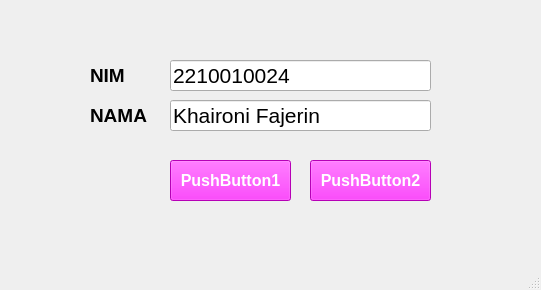
<?xml version="1.0" encoding="UTF-8"?>
<ui version="4.0">
 <class>MainWindow</class>
 <widget class="QMainWindow" name="MainWindow">
  <property name="geometry">
   <rect>
    <x>0</x>
    <y>0</y>
    <width>541</width>
    <height>290</height>
   </rect>
  </property>
  <property name="windowTitle">
   <string>MainWindow</string>
  </property>
  <widget class="QWidget" name="centralwidget">
   <widget class="QLabel" name="label">
    <property name="geometry">
     <rect>
      <x>90</x>
      <y>60</y>
      <width>81</width>
      <height>31</height>
     </rect>
    </property>
    <property name="font">
     <font>
      <pointsize>14</pointsize>
      <weight>75</weight>
      <bold>true</bold>
     </font>
    </property>
    <property name="text">
     <string>NIM</string>
    </property>
   </widget>
   <widget class="QLabel" name="label_2">
    <property name="geometry">
     <rect>
      <x>90</x>
      <y>100</y>
      <width>81</width>
      <height>31</height>
     </rect>
    </property>
    <property name="font">
     <font>
      <pointsize>14</pointsize>
      <weight>75</weight>
      <bold>true</bold>
     </font>
    </property>
    <property name="text">
     <string>NAMA</string>
    </property>
   </widget>
   <widget class="QLineEdit" name="lineEdit">
    <property name="geometry">
     <rect>
      <x>170</x>
      <y>60</y>
      <width>261</width>
      <height>31</height>
     </rect>
    </property>
    <property name="font">
     <font>
      <pointsize>16</pointsize>
     </font>
    </property>
    <property name="text">
     <string>2210010024</string>
    </property>
   </widget>
   <widget class="QLineEdit" name="lineEdit_2">
    <property name="geometry">
     <rect>
      <x>170</x>
      <y>100</y>
      <width>261</width>
      <height>31</height>
     </rect>
    </property>
    <property name="font">
     <font>
      <pointsize>16</pointsize>
     </font>
    </property>
    <property name="text">
     <string>Khaironi Fajerin</string>
    </property>
   </widget>
   <widget class="QPushButton" name="pushButton">
    <property name="geometry">
     <rect>
      <x>170</x>
      <y>160</y>
      <width>121</width>
      <height>41</height>
     </rect>
    </property>
    <property name="font">
     <font>
      <pointsize>12</pointsize>
      <weight>75</weight>
      <bold>true</bold>
     </font>
    </property>
    <property name="styleSheet">
     <string notr="true">background-color:#ff00ff ;color:white</string>
    </property>
    <property name="text">
     <string>PushButton1</string>
    </property>
   </widget>
   <widget class="QPushButton" name="pushButton_2">
    <property name="geometry">
     <rect>
      <x>310</x>
      <y>160</y>
      <width>121</width>
      <height>41</height>
     </rect>
    </property>
    <property name="font">
     <font>
      <pointsize>12</pointsize>
      <weight>75</weight>
      <bold>true</bold>
     </font>
    </property>
    <property name="styleSheet">
     <string notr="true">background-color:#ff00ff;color:white</string>
    </property>
    <property name="text">
     <string>PushButton2</string>
    </property>
   </widget>
  </widget>
  <widget class="QMenuBar" name="menubar">
   <property name="geometry">
    <rect>
     <x>0</x>
     <y>0</y>
     <width>541</width>
     <height>21</height>
    </rect>
   </property>
  </widget>
  <widget class="QStatusBar" name="statusbar"/>
 </widget>
 <resources/>
 <connections/>
</ui>
